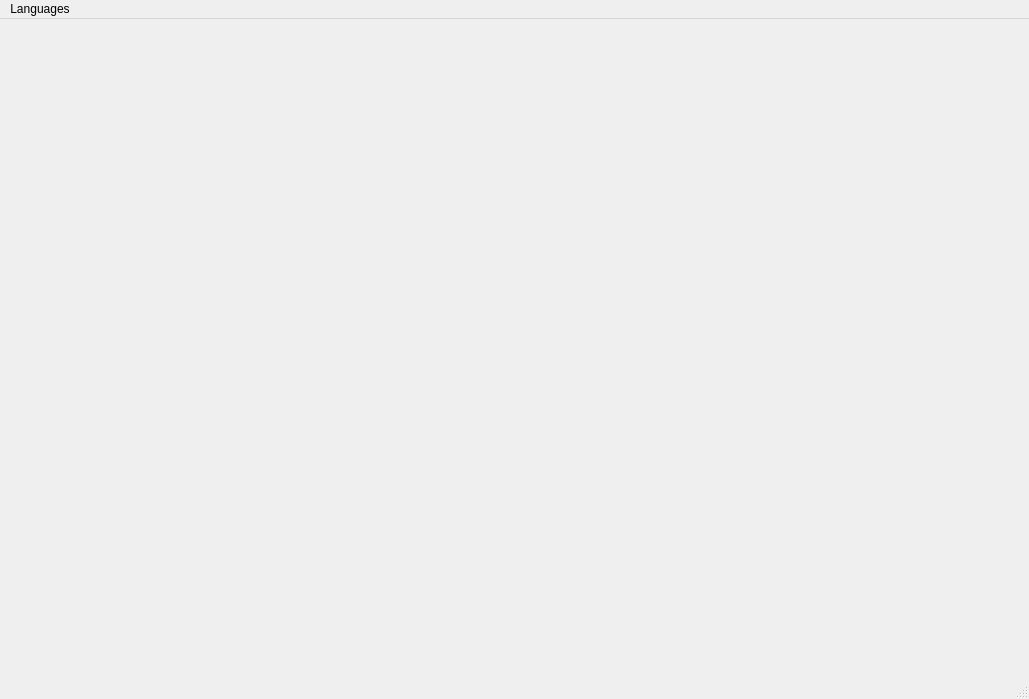
<?xml version="1.0" encoding="UTF-8"?>
<ui version="4.0">
 <class>MainWindow</class>
 <widget class="QMainWindow" name="MainWindow">
  <property name="geometry">
   <rect>
    <x>0</x>
    <y>0</y>
    <width>1029</width>
    <height>699</height>
   </rect>
  </property>
  <property name="minimumSize">
   <size>
    <width>600</width>
    <height>400</height>
   </size>
  </property>
  <property name="baseSize">
   <size>
    <width>1000</width>
    <height>600</height>
   </size>
  </property>
  <property name="windowTitle">
   <string>MainWindow</string>
  </property>
  <widget class="QWidget" name="centralwidget">
   <widget class="PlotWidget" name="graphWidget" native="true">
    <property name="geometry">
     <rect>
      <x>360</x>
      <y>70</y>
      <width>631</width>
      <height>531</height>
     </rect>
    </property>
   </widget>
  </widget>
  <widget class="QMenuBar" name="menubar">
   <property name="geometry">
    <rect>
     <x>0</x>
     <y>0</y>
     <width>1029</width>
     <height>22</height>
    </rect>
   </property>
   <widget class="QMenu" name="menuLanguages">
    <property name="title">
     <string>Languages</string>
    </property>
    <addaction name="actionEnglish"/>
    <addaction name="actionDeutsch"/>
    <addaction name="actionPolski"/>
   </widget>
   <addaction name="menuLanguages"/>
  </widget>
  <widget class="QStatusBar" name="statusbar"/>
  <action name="actionEnglish">
   <property name="icon">
    <iconset>
     <normaloff>icons/us.png</normaloff>icons/us.png</iconset>
   </property>
   <property name="text">
    <string>English</string>
   </property>
  </action>
  <action name="actionDeutsch">
   <property name="icon">
    <iconset>
     <normaloff>icons/de.png</normaloff>icons/de.png</iconset>
   </property>
   <property name="text">
    <string>Deutsch</string>
   </property>
  </action>
  <action name="actionPolski">
   <property name="icon">
    <iconset>
     <normaloff>icons/pl.png</normaloff>icons/pl.png</iconset>
   </property>
   <property name="text">
    <string>Polski</string>
   </property>
  </action>
 </widget>
 <customwidgets>
  <customwidget>
   <class>PlotWidget</class>
   <extends>QWidget</extends>
   <header>pyqtgraph</header>
   <container>1</container>
  </customwidget>
 </customwidgets>
 <resources/>
 <connections/>
</ui>
